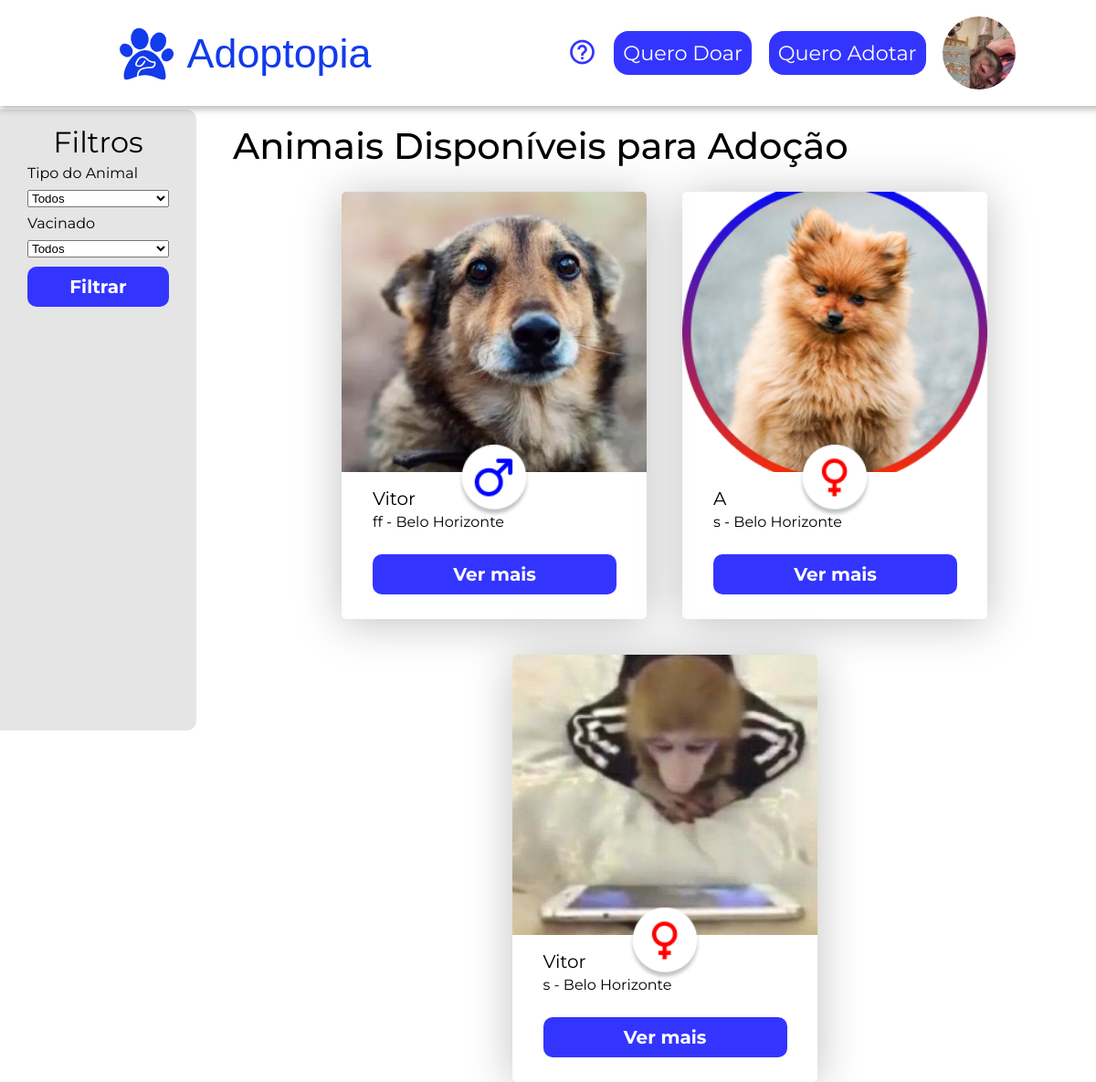
The app's page /quero-adotar.php (signed in), older data.
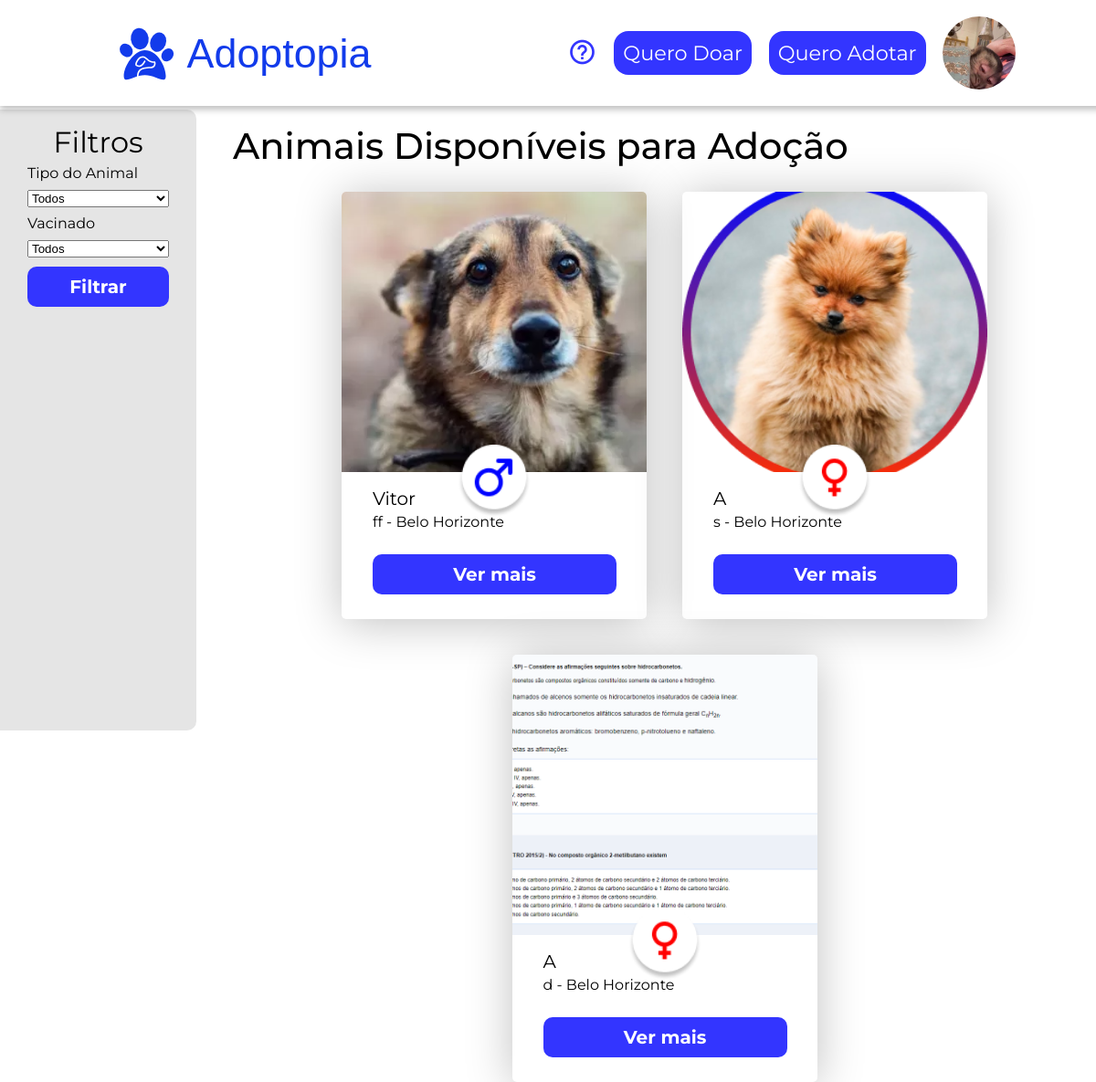
The same page, newer data.
### tables this page shows
CREATE TABLE `animais` (
  `id` int(11) NOT NULL,
  `id_usuario` int(11) NOT NULL,
  `nome_pet` varchar(100) NOT NULL,
  `idade` int(11) NOT NULL,
  `tipo_animal` varchar(255) NOT NULL,
  `raca` varchar(50) NOT NULL,
  `cor` varchar(20) NOT NULL,
  `porte` varchar(20) NOT NULL,
  `sexo` char(1) NOT NULL,
  `vacinado` char(1) NOT NULL,
  `castrado` char(1) NOT NULL,
  `patologia` varchar(200) NOT NULL,
  `bairro` text NOT NULL,
  `descricao` text NOT NULL,
  `data_cadastro` timestamp NOT NULL DEFAULT current_timestamp(),
  `imagem_pet` varchar(255) NOT NULL
);

CREATE TABLE `usuarios` (
  `id` int(11) NOT NULL,
  `nome` varchar(255) NOT NULL,
  `email` varchar(255) NOT NULL,
  `senha` varchar(255) NOT NULL,
  `estado` varchar(255) DEFAULT NULL,
  `cidade` varchar(255) DEFAULT NULL,
  `telefone` varchar(20) DEFAULT NULL,
  `data_nascimento` date DEFAULT NULL,
  `imagem` varchar(100) NOT NULL DEFAULT 'default.png'
);

### post-animal.php (the view, shortened to what this page needs)
<div class="post-animal flex-column">
    <img src="<?php echo $animal['imagem_pet'] ?>" alt="<?php echo $animal['nome_pet'] ?>" class="post-animal-img">
    <p class="post-animal-nome">
        <?php echo $animal['nome_pet'] ?>
    </p>
    <p class="post-animal-descricao">
        <?php echo $animal['bairro'] . " - " . $animal['cidade'] ?>
    </p>
    <img src="
                            <?php
                            if ($animal['sexo'] == 'M') {
                                echo "imgs/macho.png";
                            } else {
                                echo "imgs/femea.png";
                            }
                            ?>" alt="" class="post-animal-sexo">
    <button id="button-vermais" class="post-animal-button">Ver mais</button>
</div>

### quero-adotar.php (shortened to what this page needs)
<?php
include("conexao.php");
?>
<!DOCTYPE html>
<html lang="pt-BR">
<head>
    <?php include 'head.php' ?>
</head>
<body>
    <?php include 'header.php' ?>
    <main class="principal-quero-doar flex-row">
        <aside class="barra-lateral-filtros">
            <h1 class="titulo-filtros j-content flex-column align-itens">Filtros</h1>
            <form method="get" class="form-filtro flex-column">
                <label>Tipo do Animal</label>
                <select name="tipo-animal">
                    <option value="">Todos</option>
                </select>
                <label>Vacinado</label>
                <select name="vacinado">
                    <option value="">Todos</option>
                </select>
                <button class="filtrar-button" type="submit">Filtrar</button>
            </form>
        </aside>
        <div class="principal-conteudo-quedo-doar flex-column">
            <h2 class="titulos-paginas">Animais Disponíveis para Adoção</h2>
            <section class="animais-disponiveis flex-row j-content">
                <?php
                $sql = "SELECT * from
                animais as a
                left join usuarios as u on (a.id_usuario = u.id)";
                $stmt = $mysqli->prepare($sql);
                if ($stmt) {
                    $stmt->execute();
                    $result = $stmt->get_result();
                    if ($result->num_rows > 0) {
                        while ($animal = $result->fetch_assoc()) {
                            include("post-animal.php");
                        }
                    } else {
                        echo '<p>Nenhum animal disponível para adoção no momento.</p>';
                    }
                } else {
                    echo '<p>Ocorreu um erro ao buscar os animais disponíveis.</p>';
                }
                ?>
            </section>
        </div>
    </main>
</body>
</html>

### head.php (shortened to what this page needs)
<head>
    <link rel="stylesheet" href="css/reset.css">
    <link rel="stylesheet" href="css/styles.css">
    <link href='https://unpkg.com/boxicons@2.1.4/css/boxicons.min.css' rel='stylesheet'>
</head>

### header.php (shortened to what this page needs)
<header>
    <nav class="navigation">
        <a href="index.php" class="logo">
            <img src="imgs/logo-only.svg" alt="logo">
            <h1 class="text-logo">Adoptopia</h1>
        </a>
        <ul class="nav-menu">
            <li><a href="ajuda.php"><i class='bx bx-help-circle'></i></a></li>
            <li class="nav-item"><a href="quero-doar.php">Quero Doar</a></li>
            <li class="nav-item"><a href="quero-adotar.php">Quero Adotar</a></li>
            <?php include 'user.php' ?>
        </ul>
    </nav>
</header>

### user.php (shortened to what this page needs)
<?php if (!isset($_SESSION['id'])) {
    ?>
    <li class="nav-item"><a href="cadastro.php">Cadastrar</a></li>
    <li class="nav-item"><a href="login.php">Entrar</a></li>
<?php } else {
    $primeiroNome = explode(' ', $nomeCompleto)[0]; ?>
    <img class="foto-user" src="<?php echo "uploads/" . $_SESSION['imagem']?>" onclick="toggleMenu()">
<?php } ?>

### css/styles.css (style rules this page uses)
:root { --color-defaultB: #000; --color-lightB: #eee; --color-defaultW: #fff; --color-principal: #0003ff; --color-principal2: #3335ff; --color-principal3: #4162EF; --color-red: #e74c3c; --color-dark-red: #c0392b; --box-shadow: 0 5px 10px rgba(0, 0, 0, .1); --font-default: 'Montserrat', sans-serif; }
body { display: flex; flex-direction: column; min-height: 100vh; width: 100%; font-family: var(--font-default); }
.flex-column { display: flex; flex-direction: column; }
.flex-row { display: flex; flex-direction: row; }
.align-itens { align-items: center; }
.j-content { justify-content: center; }
.titulos-paginas { font-size: 2.5em; margin-bottom: 30px; font-weight: 500; }
.principal-quero-doar { gap: 40px; }
.principal-conteudo-quedo-doar { margin-top: 20px; }
.barra-lateral-filtros { padding: 20px; border-radius: 0px 10px 10px 0px; height: 80vh; width: 200px; background-color: rgba(0, 0, 0, 0.1); }
.titulo-filtros { font-size: 2em; }
.form-filtro { margin: 10px; gap: 10px; }
.filtrar-button { height: 44px; border: none; background-color: var(--color-principal2); color: var(--color-defaultW); font-size: 1.25em; font-weight: bold; border-radius: 10px; width: 100%; font-family: var(--font-default); }
.animais-disponiveis { gap: 39px; flex-wrap: wrap; }
.post-animal { position: relative; width: 334px; height: 468px; border-radius: 5px; box-shadow: 0px 4px 50px rgba(0, 0, 0, 0.25); }
.post-animal-nome { margin: 19px 0px 0px 34px; font-size: 1.25em; }
.post-animal-descricao { margin: 8px 0px 0px 34px; }
.post-animal-sexo { position: absolute; top: 277px; left: 127px; width: 80px; }
.post-animal-button { height: 44px; border: none; background-color: var(--color-principal2); color: var(--color-defaultW); font-size: 1.25em; font-weight: bold; border-radius: 10px; width: 80%; margin: 27px 0px 0px 34px; font-family: var(--font-default); cursor: pointer; transition: all 0.2s ease-out; }
.post-animal-img { border-radius: 5px 5px 0px 0px; height: 307px; object-fit: cover; }
.foto-user { width: 80px; height: 80px; object-fit: cover; border-radius: 50%; cursor: pointer; transition: ease-out 0.2s; }
.nav-menu { position: relative; }
main { margin-top: 120px; }
.navigation { min-height: 70px; z-index: 90; position: fixed; width: 100%; display: flex; align-items: center; justify-content: space-around; padding: 15px; background: var(--color-defaultW); box-shadow: 0px 4px 7px 0px rgba(0, 0, 0, 0.25); }
.navigation .logo { display: flex; align-items: center; gap: 0.75rem; text-decoration: none; }
.navigation .logo img { width: 4.0625rem; height: 3.6875rem; }
.navigation .logo .text-logo { color: var(--primary, #123BEB); font-family: 'Simply Rounded', sans-serif; font-size: 2.800rem; }
.navigation .nav-menu { display: flex; align-items: center; gap: 1.18rem; font-size: 1.4em; }
.navigation .nav-menu .nav-item a { padding: 0.62rem; background-color: var(--color-principal2); border-radius: 1rem; text-decoration: none; color: var(--color-defaultW); transition: 0.2s ease; }
.navigation .nav-menu i { cursor: pointer; font-size: 2rem; color: var(--color-principal2); }
@media (max-width: 1280px) { .navigation { padding: 18px 20px; transition: 0.3s ease-in-out; } }

Row changes from the older to the newer data that the page shows:
removed animais: imagem_pet (picture), nome_pet "Vitor", bairro "s", id_usuario.cidade "Belo Horizonte"
added animais: imagem_pet (picture), nome_pet "A", bairro "d", id_usuario.cidade "Belo Horizonte"
